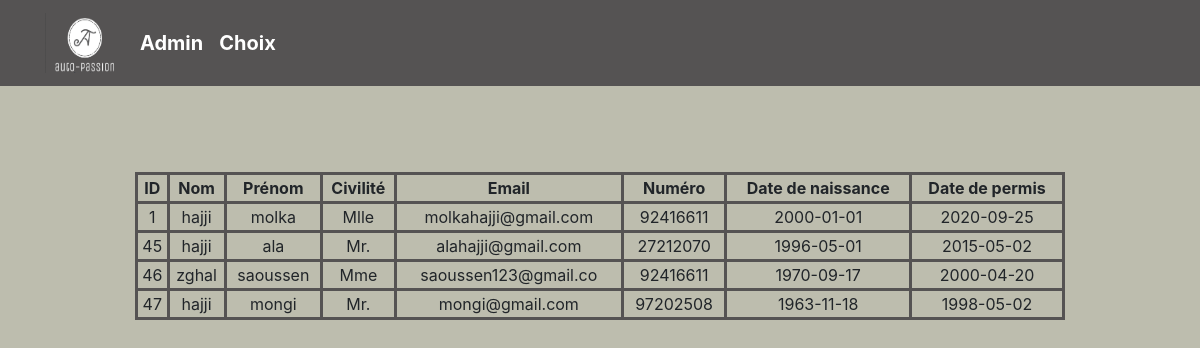
The page /admin/ficheclients.php on the database its author committed.
### tables this page shows
CREATE TABLE `espace_client` (
  `id` int(11) NOT NULL,
  `nom` varchar(15) NOT NULL,
  `prenom` varchar(15) NOT NULL,
  `civilité` varchar(15) NOT NULL,
  `Email` varchar(20) NOT NULL,
  `Mot_de_passe` varchar(50) NOT NULL,
  `Numero` int(15) NOT NULL,
  `Date_de_naissance` varchar(255) NOT NULL,
  `Date_permis` varchar(255) NOT NULL
);

### admin/ficheclients.php (the view, shortened to what this page needs)
<!DOCTYPE html>
<html lang="en">
<head>
  <link rel="stylesheet" href="https://maxcdn.bootstrapcdn.com/bootstrap/4.5.2/css/bootstrap.min.css">
</head>
<body style="background-color:#BDBDAE;">
<header>
  <nav class="navbar navbar-expand-lg navbar-dark fixed-top scrolling-navbar" style="background-color:#555353;">
    <div class="container">     <div class="navbar-brand" >
  <img src="logo2.png" width="79" height="60" alt="" loading="lazy">
</div>
      <a class="navbar-brand" href="admin.php"><strong>Admin</strong></a>
	  <a class="navbar-brand" href="choix.php"><strong>Choix</strong></a>
    </div>
  </nav><br/><br/><br/>
  <div class="container" style="padding-top:100px; align:center;width:80%; ">
<?php
   try
     {
          $db = new PDO('mysql:host=localhost;dbname=Voiture;charset=utf8','root','');
     }
    catch (Exception $e)
    {
        die('Erreur : ' . $e->getMessage());
    }
	$tab=$db->query('SELECT * FROM espace_client');
	echo"<table style=\"width:100%;border: 3px solid #555353;\" border=\"1\" align=\"center\">";
	echo"<tr><td style=\"border: 3px solid #555353;\" align=\"center\"><strong>ID</strong></td>
	   <td style=\"border: 3px solid #555353;\" align=\"center\"><strong>Nom</strong></td>
       <td style=\"border: 3px solid #555353;\" align=\"center\"><strong>Prénom</strong></td>
       <td style=\"border: 3px solid #555353;\" align=\"center\"><strong>Civilité</strong></td>
       <td style=\"border: 3px solid #555353;\" align=\"center\"><strong>Email</strong></td>
       <td style=\"border: 3px solid #555353;\" align=\"center\"><strong>Numéro</strong></td>
       <td style=\"border: 3px solid #555353;\" align=\"center\"><strong>Date de naissance</strong></td>
       <td style=\"border: 3px solid #555353;\" align=\"center\"><strong>Date de permis</strong></td>
       </tr>";
	   while($table=$tab->fetch()){
		   echo"<tr><td style=\"border: 3px solid #555353;\" align=\"center\">".$table["id"]."</td><td style=\"border: 3px solid #555353;\" align=\"center\">".$table["nom"]."</td><td style=\"border: 3px solid #555353;\" align=\"center\">"
		   .$table["prenom"]."</td><td style=\"border: 3px solid #555353;\" align=\"center\">".$table["civilité"]."</td><td style=\"border: 3px solid #555353;\" align=\"center\">".$table["Email"]."</td><td style=\"border: 3px solid #555353;\" align=\"center\">"
	   .$table["Numero"]."</td><td style=\"border: 3px solid #555353;\" align=\"center\">".$table["Date_de_naissance"]."</td><td style=\"border: 3px solid #555353;\" align=\"center\">".$table["Date_permis"]."</td>";}
?>
</div>
</body>
</html>

### rows shown on the page
espace_client: id "1", nom "hajji", prenom "molka", civilité "Mlle", Email "molkahajji@gmail.com", Numero "92416611", Date_de_naissance "2000-01-01", Date_permis "2020-09-25"
espace_client: id "45", nom "hajji", prenom "ala", civilité "Mr.", Email "alahajji@gmail.com", Numero "27212070", Date_de_naissance "1996-05-01", Date_permis "2015-05-02"
espace_client: id "46", nom "zghal", prenom "saoussen", civilité "Mme", Email "saoussen123@gmail.co", Numero "92416611", Date_de_naissance "1970-09-17", Date_permis "2000-04-20"
espace_client: id "47", nom "hajji", prenom "mongi", civilité "Mr.", Email "mongi@gmail.com", Numero "97202508", Date_de_naissance "1963-11-18", Date_permis "1998-05-02"
